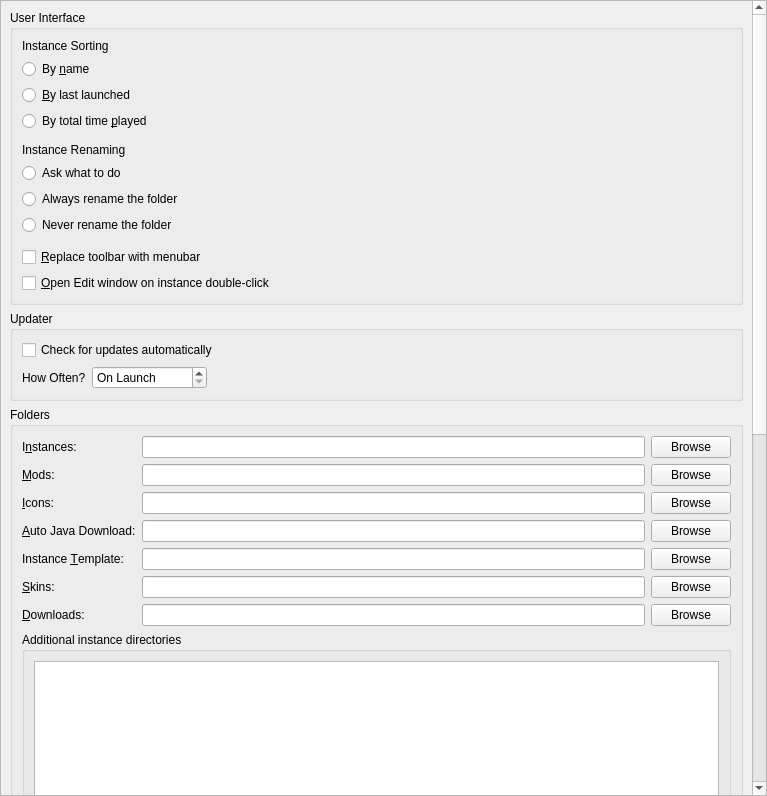
<?xml version="1.0" encoding="UTF-8"?>
<ui version="4.0">
 <class>LauncherPage</class>
 <widget class="QWidget" name="LauncherPage">
  <property name="geometry">
   <rect>
    <x>0</x>
    <y>0</y>
    <width>767</width>
    <height>796</height>
   </rect>
  </property>
  <property name="sizePolicy">
   <sizepolicy hsizetype="MinimumExpanding" vsizetype="MinimumExpanding">
    <horstretch>0</horstretch>
    <verstretch>0</verstretch>
   </sizepolicy>
  </property>
  <layout class="QVBoxLayout" name="verticalLayout">
   <property name="leftMargin">
    <number>0</number>
   </property>
   <property name="topMargin">
    <number>0</number>
   </property>
   <property name="rightMargin">
    <number>0</number>
   </property>
   <property name="bottomMargin">
    <number>0</number>
   </property>
   <item>
    <widget class="QScrollArea" name="scrollArea">
     <property name="horizontalScrollBarPolicy">
      <enum>Qt::ScrollBarPolicy::ScrollBarAsNeeded</enum>
     </property>
     <property name="widgetResizable">
      <bool>true</bool>
     </property>
     <widget class="QWidget" name="scrollAreaWidgetContents">
      <property name="geometry">
       <rect>
        <x>0</x>
        <y>-158</y>
        <width>749</width>
        <height>1840</height>
       </rect>
      </property>
      <layout class="QVBoxLayout" name="verticalLayout_8">
       <item>
        <widget class="QGroupBox" name="userInterfaceBox">
         <property name="enabled">
          <bool>true</bool>
         </property>
         <property name="title">
          <string>User Interface</string>
         </property>
         <layout class="QVBoxLayout" name="verticalLayout_2">
          <item>
           <widget class="QLabel" name="instanceSortingLabel">
            <property name="text">
             <string>Instance Sorting</string>
            </property>
           </widget>
          </item>
          <item>
           <widget class="QRadioButton" name="sortByNameBtn">
            <property name="text">
             <string>By &amp;name</string>
            </property>
            <attribute name="buttonGroup">
             <string notr="true">sortingModeGroup</string>
            </attribute>
           </widget>
          </item>
          <item>
           <widget class="QRadioButton" name="sortLastLaunchedBtn">
            <property name="text">
             <string>&amp;By last launched</string>
            </property>
            <attribute name="buttonGroup">
             <string notr="true">sortingModeGroup</string>
            </attribute>
           </widget>
          </item>
          <item>
           <widget class="QRadioButton" name="sortByPlaytimeBtn">
            <property name="text">
             <string>By total time &amp;played</string>
            </property>
            <attribute name="buttonGroup">
             <string notr="true">sortingModeGroup</string>
            </attribute>
           </widget>
          </item>
          <item>
           <spacer name="verticalSpacer">
            <property name="orientation">
             <enum>Qt::Orientation::Vertical</enum>
            </property>
            <property name="sizeType">
             <enum>QSizePolicy::Policy::Fixed</enum>
            </property>
            <property name="sizeHint" stdset="0">
             <size>
              <width>0</width>
              <height>6</height>
             </size>
            </property>
           </spacer>
          </item>
          <item>
           <widget class="QLabel" name="renamingBehaviorLabel">
            <property name="text">
             <string>Instance Renaming</string>
            </property>
           </widget>
          </item>
          <item>
           <widget class="QRadioButton" name="askToRenameDirBtn">
            <property name="text">
             <string>Ask what to do</string>
            </property>
            <attribute name="buttonGroup">
             <string notr="true">renamingBehaviorGroup</string>
            </attribute>
           </widget>
          </item>
          <item>
           <widget class="QRadioButton" name="alwaysRenameDirBtn">
            <property name="text">
             <string>Always rename the folder</string>
            </property>
            <attribute name="buttonGroup">
             <string notr="true">renamingBehaviorGroup</string>
            </attribute>
           </widget>
          </item>
          <item>
           <widget class="QRadioButton" name="neverRenameDirBtn">
            <property name="text">
             <string>Never rename the folder</string>
            </property>
            <attribute name="buttonGroup">
             <string notr="true">renamingBehaviorGroup</string>
            </attribute>
           </widget>
          </item>
          <item>
           <spacer name="verticalSpacer_2">
            <property name="orientation">
             <enum>Qt::Orientation::Vertical</enum>
            </property>
            <property name="sizeType">
             <enum>QSizePolicy::Policy::Fixed</enum>
            </property>
            <property name="sizeHint" stdset="0">
             <size>
              <width>0</width>
              <height>6</height>
             </size>
            </property>
           </spacer>
          </item>
          <item>
           <widget class="QCheckBox" name="preferMenuBarCheckBox">
            <property name="toolTip">
             <string>The menubar is more friendly for keyboard-driven interaction.</string>
            </property>
            <property name="text">
             <string>&amp;Replace toolbar with menubar</string>
            </property>
           </widget>
          </item>
          <item>
           <widget class="QCheckBox" name="editInstanceOnDoubleClick">
            <property name="toolTip">
             <string>Opens the edit instance window on double-clicking an instance instead of running the instance.</string>
            </property>
            <property name="text">
             <string>&amp;Open Edit window on instance double-click</string>
            </property>
           </widget>
          </item>
         </layout>
        </widget>
       </item>
       <item>
        <widget class="QGroupBox" name="updateSettingsBox">
         <property name="title">
          <string>Updater</string>
         </property>
         <layout class="QGridLayout" name="gridLayout_2">
          <item row="1" column="0">
           <layout class="QHBoxLayout" name="horizontalLayout_2">
            <item>
             <widget class="QLabel" name="updateIntervalLabel">
              <property name="text">
               <string>How Often?</string>
              </property>
             </widget>
            </item>
            <item>
             <widget class="QSpinBox" name="updateIntervalSpinBox">
              <property name="sizePolicy">
               <sizepolicy hsizetype="Maximum" vsizetype="Fixed">
                <horstretch>0</horstretch>
                <verstretch>0</verstretch>
               </sizepolicy>
              </property>
              <property name="toolTip">
               <string>Set to 0 to only check on launch</string>
              </property>
              <property name="specialValueText">
               <string>On Launch</string>
              </property>
              <property name="suffix">
               <string> hours</string>
              </property>
              <property name="prefix">
               <string>Every </string>
              </property>
              <property name="minimum">
               <number>0</number>
              </property>
              <property name="maximum">
               <number>168</number>
              </property>
             </widget>
            </item>
            <item>
             <spacer name="horizontalSpacer">
              <property name="orientation">
               <enum>Qt::Orientation::Horizontal</enum>
              </property>
              <property name="sizeHint" stdset="0">
               <size>
                <width>0</width>
                <height>0</height>
               </size>
              </property>
             </spacer>
            </item>
           </layout>
          </item>
          <item row="0" column="0" colspan="2">
           <widget class="QCheckBox" name="autoUpdateCheckBox">
            <property name="text">
             <string>Check for updates automatically</string>
            </property>
           </widget>
          </item>
         </layout>
        </widget>
       </item>
       <item>
        <widget class="QGroupBox" name="foldersBox">
         <property name="title">
          <string>Folders</string>
         </property>
         <layout class="QGridLayout" name="gridLayout">
          <item row="3" column="1">
           <widget class="QLineEdit" name="javaDirTextBox"/>
          </item>
          <item row="2" column="2">
           <widget class="QPushButton" name="iconsDirBrowseBtn">
            <property name="text">
             <string>Browse</string>
            </property>
           </widget>
          </item>
          <item row="5" column="1">
           <widget class="QLineEdit" name="skinsDirTextBox"/>
          </item>
          <item row="1" column="0">
           <widget class="QLabel" name="labelModsDir">
            <property name="text">
             <string>&amp;Mods:</string>
            </property>
            <property name="buddy">
             <cstring>modsDirTextBox</cstring>
            </property>
           </widget>
          </item>
          <item row="1" column="2">
           <widget class="QPushButton" name="modsDirBrowseBtn">
            <property name="text">
             <string>Browse</string>
            </property>
           </widget>
          </item>
          <item row="6" column="1">
           <widget class="QLineEdit" name="downloadsDirTextBox"/>
          </item>
          <item row="0" column="0">
           <widget class="QLabel" name="labelInstDir">
            <property name="text">
             <string>I&amp;nstances:</string>
            </property>
            <property name="buddy">
             <cstring>instDirTextBox</cstring>
            </property>
           </widget>
          </item>
          <item row="2" column="1">
           <widget class="QLineEdit" name="iconsDirTextBox"/>
          </item>
          <item row="2" column="0">
           <widget class="QLabel" name="labelIconsDir">
            <property name="text">
             <string>&amp;Icons:</string>
            </property>
            <property name="buddy">
             <cstring>iconsDirTextBox</cstring>
            </property>
           </widget>
          </item>
          <item row="5" column="0">
           <widget class="QLabel" name="labelSkinsDir">
            <property name="text">
             <string>&amp;Skins:</string>
            </property>
            <property name="buddy">
             <cstring>skinsDirTextBox</cstring>
            </property>
           </widget>
          </item>
          <item row="6" column="2">
           <widget class="QPushButton" name="downloadsDirBrowseBtn">
            <property name="text">
             <string>Browse</string>
            </property>
           </widget>
          </item>
          <item row="6" column="0">
           <widget class="QLabel" name="labelDownloadsDir">
            <property name="text">
             <string>&amp;Downloads:</string>
            </property>
            <property name="buddy">
             <cstring>downloadsDirTextBox</cstring>
            </property>
           </widget>
          </item>
          <item row="5" column="2">
           <widget class="QPushButton" name="skinsDirBrowseBtn">
            <property name="text">
             <string>Browse</string>
            </property>
           </widget>
          </item>
          <item row="3" column="0">
           <widget class="QLabel" name="labelJavaDir">
            <property name="toolTip">
             <string>Folder where Prism Launcher stores automatically downloaded Java versions. Do NOT set this to your system Java installation.</string>
            </property>
            <property name="text">
             <string>&amp;Auto Java Download:</string>
            </property>
            <property name="buddy">
             <cstring>javaDirTextBox</cstring>
            </property>
           </widget>
          </item>
          <item row="7" column="0" colspan="3">
           <widget class="QGroupBox" name="additionalInstDirsGroupBox">
            <property name="title">
             <string>Additional instance directories</string>
            </property>
            <layout class="QVBoxLayout" name="additionalInstDirsLayout">
             <item>
              <widget class="QListWidget" name="additionalInstDirsList"/>
             </item>
             <item>
              <layout class="QHBoxLayout" name="additionalInstDirsBtnLayout">
               <item>
                <widget class="QPushButton" name="addInstDirBtn">
                 <property name="text">
                  <string>Add</string>
                 </property>
                </widget>
               </item>
               <item>
                <widget class="QPushButton" name="removeInstDirBtn">
                 <property name="text">
                  <string>Remove</string>
                 </property>
                </widget>
               </item>
               <item>
                <spacer name="additionalInstDirsSpacer">
                 <property name="orientation">
                  <enum>Qt::Orientation::Horizontal</enum>
                 </property>
                 <property name="sizeHint" stdset="0">
                  <size>
                   <width>0</width>
                   <height>0</height>
                  </size>
                 </property>
                </spacer>
               </item>
              </layout>
             </item>
            </layout>
           </widget>
          </item>
          <item row="0" column="1">
           <widget class="QLineEdit" name="instDirTextBox"/>
          </item>
          <item row="1" column="1">
           <widget class="QLineEdit" name="modsDirTextBox"/>
          </item>
          <item row="0" column="2">
           <widget class="QPushButton" name="instDirBrowseBtn">
            <property name="text">
             <string>Browse</string>
            </property>
           </widget>
          </item>
          <item row="3" column="2">
           <widget class="QPushButton" name="javaDirBrowseBtn">
            <property name="text">
             <string>Browse</string>
            </property>
           </widget>
          </item>
          <item row="4" column="0">
           <widget class="QLabel" name="labelTemplateDir">
            <property name="toolTip">
             <string>Folder that may get copied to new instances on creation, can be toggled per instance. Useful for options.txt.</string>
            </property>
            <property name="text">
             <string>Instance &amp;Template:</string>
            </property>
            <property name="buddy">
             <cstring>templateDirTextBox</cstring>
            </property>
           </widget>
          </item>
          <item row="4" column="2">
           <widget class="QPushButton" name="templateDirBrowseBtn">
            <property name="text">
             <string>Browse</string>
            </property>
           </widget>
          </item>
          <item row="4" column="1">
           <widget class="QLineEdit" name="templateDirTextBox"/>
          </item>
         </layout>
        </widget>
       </item>
       <item>
        <widget class="QGroupBox" name="modsBox">
         <property name="title">
          <string>Mods and Modpacks</string>
         </property>
         <layout class="QVBoxLayout" name="verticalLayout_4">
          <item>
           <widget class="QCheckBox" name="downloadsDirWatchRecursiveCheckBox">
            <property name="toolTip">
             <string>When enabled, in addition to the downloads folder, its sub folders will also be searched when looking for resources (e.g. when looking for blocked mods on CurseForge).</string>
            </property>
            <property name="text">
             <string>Check &amp;subfolders for blocked mods</string>
            </property>
           </widget>
          </item>
          <item>
           <widget class="QCheckBox" name="downloadsDirMoveCheckBox">
            <property name="toolTip">
             <string>When enabled, it will move blocked resources instead of copying them.</string>
            </property>
            <property name="text">
             <string>Move blocked mods instead of copying them</string>
            </property>
           </widget>
          </item>
          <item>
           <widget class="QCheckBox" name="metadataEnableBtn">
            <property name="toolTip">
             <string>Store version information provided by mod providers (like Modrinth or CurseForge) for mods.</string>
            </property>
            <property name="text">
             <string>Keep track of mod metadata</string>
            </property>
           </widget>
          </item>
          <item>
           <widget class="QLabel" name="metadataWarningLabel">
            <property name="text">
             <string>&lt;html&gt;&lt;head/&gt;&lt;body&gt;&lt;p&gt;&lt;span style=&quot; font-weight:600; color:#f5c211;&quot;&gt;Warning&lt;/span&gt;&lt;span style=&quot; color:#f5c211;&quot;&gt;: Disabling mod metadata may also disable some QoL features, such as mod updating!&lt;/span&gt;&lt;/p&gt;&lt;/body&gt;&lt;/html&gt;</string>
            </property>
            <property name="wordWrap">
             <bool>true</bool>
            </property>
           </widget>
          </item>
          <item>
           <widget class="QCheckBox" name="dependenciesEnableBtn">
            <property name="toolTip">
             <string>Automatically detect, install, and update mod dependencies.</string>
            </property>
            <property name="text">
             <string>Install dependencies automatically</string>
            </property>
           </widget>
          </item>
          <item>
           <widget class="QCheckBox" name="showModIncompatCheckBox">
            <property name="toolTip">
             <string>Currently this just shows mods which are not marked as compatible with the current Minecraft version.</string>
            </property>
            <property name="text">
             <string>Detect and show mod incompatibilities (experimental)</string>
            </property>
           </widget>
          </item>
          <item>
           <widget class="QCheckBox" name="modpackUpdatePromptBtn">
            <property name="toolTip">
             <string>When creating a new modpack instance, suggest updating an existing instance instead.</string>
            </property>
            <property name="text">
             <string>Suggest to update an existing instance during modpack installation</string>
            </property>
           </widget>
          </item>
         </layout>
        </widget>
       </item>
       <item>
        <widget class="QGroupBox" name="instanceBox">
         <property name="title">
          <string>Instance Creation</string>
         </property>
         <layout class="QVBoxLayout" name="verticalLayout_3">
          <item>
           <widget class="QCheckBox" name="downloadGameFilesBtn">
            <property name="toolTip">
             <string>Downloads required game files while creating the instance. Disable this to skip the initial download and fetch files when the instance is launched instead.</string>
            </property>
            <property name="text">
             <string>Download game files during instance creation</string>
            </property>
           </widget>
          </item>
         </layout>
        </widget>
       </item>
       <item>
        <widget class="QGroupBox" name="groupBox_2">
         <property name="title">
          <string>Console</string>
         </property>
         <layout class="QFormLayout" name="formLayout">
          <property name="labelAlignment">
           <set>Qt::AlignmentFlag::AlignLeading|Qt::AlignmentFlag::AlignLeft|Qt::AlignmentFlag::AlignVCenter</set>
          </property>
          <item row="0" column="0">
           <widget class="QLabel" name="lineLimitLabel">
            <property name="sizePolicy">
             <sizepolicy hsizetype="Maximum" vsizetype="Preferred">
              <horstretch>0</horstretch>
              <verstretch>0</verstretch>
             </sizepolicy>
            </property>
            <property name="text">
             <string>Log History &amp;Limit:</string>
            </property>
            <property name="buddy">
             <cstring>lineLimitSpinBox</cstring>
            </property>
           </widget>
          </item>
          <item row="0" column="1">
           <widget class="QSpinBox" name="lineLimitSpinBox">
            <property name="sizePolicy">
             <sizepolicy hsizetype="Maximum" vsizetype="Fixed">
              <horstretch>0</horstretch>
              <verstretch>0</verstretch>
             </sizepolicy>
            </property>
            <property name="suffix">
             <string> lines</string>
            </property>
            <property name="minimum">
             <number>10000</number>
            </property>
            <property name="maximum">
             <number>1000000</number>
            </property>
            <property name="singleStep">
             <number>10000</number>
            </property>
            <property name="value">
             <number>100000</number>
            </property>
           </widget>
          </item>
          <item row="1" column="0" colspan="2">
           <widget class="QCheckBox" name="checkStopLogging">
            <property name="text">
             <string>&amp;Stop logging when log overflows</string>
            </property>
           </widget>
          </item>
         </layout>
        </widget>
       </item>
       <item>
        <widget class="QGroupBox" name="tasksBox">
         <property name="title">
          <string>Tasks</string>
         </property>
         <layout class="QGridLayout" name="gridLayout_3">
          <item row="2" column="1">
           <widget class="QSpinBox" name="numberOfManualRetriesSpinBox">
            <property name="sizePolicy">
             <sizepolicy hsizetype="Maximum" vsizetype="Fixed">
              <horstretch>0</horstretch>
              <verstretch>0</verstretch>
             </sizepolicy>
            </property>
            <property name="minimumSize">
             <size>
              <width>60</width>
              <height>0</height>
             </size>
            </property>
            <property name="minimum">
             <number>0</number>
            </property>
           </widget>
          </item>
          <item row="1" column="1">
           <widget class="QSpinBox" name="numberOfConcurrentDownloadsSpinBox">
            <property name="sizePolicy">
             <sizepolicy hsizetype="Maximum" vsizetype="Fixed">
              <horstretch>0</horstretch>
              <verstretch>0</verstretch>
             </sizepolicy>
            </property>
            <property name="minimumSize">
             <size>
              <width>60</width>
              <height>0</height>
             </size>
            </property>
            <property name="minimum">
             <number>1</number>
            </property>
           </widget>
          </item>
          <item row="3" column="1">
           <widget class="QSpinBox" name="timeoutSecondsSpinBox">
            <property name="sizePolicy">
             <sizepolicy hsizetype="Maximum" vsizetype="Fixed">
              <horstretch>0</horstretch>
              <verstretch>0</verstretch>
             </sizepolicy>
            </property>
            <property name="minimumSize">
             <size>
              <width>60</width>
              <height>0</height>
             </size>
            </property>
            <property name="suffix">
             <string>s</string>
            </property>
           </widget>
          </item>
          <item row="2" column="0">
           <widget class="QLabel" name="numberOfManualRetriesLabel">
            <property name="text">
             <string>Retry Limit:</string>
            </property>
           </widget>
          </item>
          <item row="1" column="0">
           <widget class="QLabel" name="numberOfConcurrentDownloadsLabel">
            <property name="text">
             <string>Concurrent Download Limit:</string>
            </property>
           </widget>
          </item>
          <item row="3" column="0">
           <widget class="QLabel" name="timeoutSecondsLabel">
            <property name="toolTip">
             <string>Seconds to wait until the requests are terminated</string>
            </property>
            <property name="text">
             <string>HTTP Timeout:</string>
            </property>
           </widget>
          </item>
          <item row="0" column="1">
           <widget class="QSpinBox" name="numberOfConcurrentTasksSpinBox">
            <property name="sizePolicy">
             <sizepolicy hsizetype="Maximum" vsizetype="Fixed">
              <horstretch>0</horstretch>
              <verstretch>0</verstretch>
             </sizepolicy>
            </property>
            <property name="minimumSize">
             <size>
              <width>60</width>
              <height>0</height>
             </size>
            </property>
            <property name="minimum">
             <number>1</number>
            </property>
           </widget>
          </item>
          <item row="0" column="0">
           <widget class="QLabel" name="numberOfConcurrentTasksLabel">
            <property name="text">
             <string>Concurrent Task Limit:</string>
            </property>
           </widget>
          </item>
          <item row="0" column="2">
           <spacer name="horizontalSpacer_2">
            <property name="orientation">
             <enum>Qt::Orientation::Horizontal</enum>
            </property>
            <property name="sizeHint" stdset="0">
             <size>
              <width>0</width>
              <height>0</height>
             </size>
            </property>
           </spacer>
          </item>
         </layout>
        </widget>
       </item>
       <item>
        <spacer name="verticalSpacer_FeaturesTab">
         <property name="orientation">
          <enum>Qt::Orientation::Vertical</enum>
         </property>
         <property name="sizeHint" stdset="0">
          <size>
           <width>0</width>
           <height>0</height>
          </size>
         </property>
        </spacer>
       </item>
      </layout>
     </widget>
    </widget>
   </item>
  </layout>
 </widget>
 <tabstops>
  <tabstop>scrollArea</tabstop>
  <tabstop>sortByNameBtn</tabstop>
  <tabstop>sortLastLaunchedBtn</tabstop>
  <tabstop>sortByPlaytimeBtn</tabstop>
  <tabstop>askToRenameDirBtn</tabstop>
  <tabstop>alwaysRenameDirBtn</tabstop>
  <tabstop>neverRenameDirBtn</tabstop>
  <tabstop>preferMenuBarCheckBox</tabstop>
  <tabstop>editInstanceOnDoubleClick</tabstop>
  <tabstop>autoUpdateCheckBox</tabstop>
  <tabstop>updateIntervalSpinBox</tabstop>
  <tabstop>instDirTextBox</tabstop>
  <tabstop>instDirBrowseBtn</tabstop>
  <tabstop>modsDirTextBox</tabstop>
  <tabstop>modsDirBrowseBtn</tabstop>
  <tabstop>iconsDirTextBox</tabstop>
  <tabstop>iconsDirBrowseBtn</tabstop>
  <tabstop>javaDirTextBox</tabstop>
  <tabstop>javaDirBrowseBtn</tabstop>
  <tabstop>templateDirTextBox</tabstop>
  <tabstop>templateDirBrowseBtn</tabstop>
  <tabstop>skinsDirTextBox</tabstop>
  <tabstop>skinsDirBrowseBtn</tabstop>
  <tabstop>downloadsDirTextBox</tabstop>
  <tabstop>downloadsDirBrowseBtn</tabstop>
  <tabstop>additionalInstDirsList</tabstop>
  <tabstop>addInstDirBtn</tabstop>
  <tabstop>removeInstDirBtn</tabstop>
  <tabstop>downloadsDirWatchRecursiveCheckBox</tabstop>
  <tabstop>downloadsDirMoveCheckBox</tabstop>
  <tabstop>metadataEnableBtn</tabstop>
  <tabstop>dependenciesEnableBtn</tabstop>
  <tabstop>showModIncompatCheckBox</tabstop>
  <tabstop>modpackUpdatePromptBtn</tabstop>
  <tabstop>downloadGameFilesBtn</tabstop>
  <tabstop>lineLimitSpinBox</tabstop>
  <tabstop>checkStopLogging</tabstop>
  <tabstop>numberOfConcurrentTasksSpinBox</tabstop>
  <tabstop>numberOfConcurrentDownloadsSpinBox</tabstop>
  <tabstop>numberOfManualRetriesSpinBox</tabstop>
  <tabstop>timeoutSecondsSpinBox</tabstop>
 </tabstops>
 <resources/>
 <connections/>
 <buttongroups>
  <buttongroup name="sortingModeGroup"/>
  <buttongroup name="renamingBehaviorGroup"/>
 </buttongroups>
</ui>
